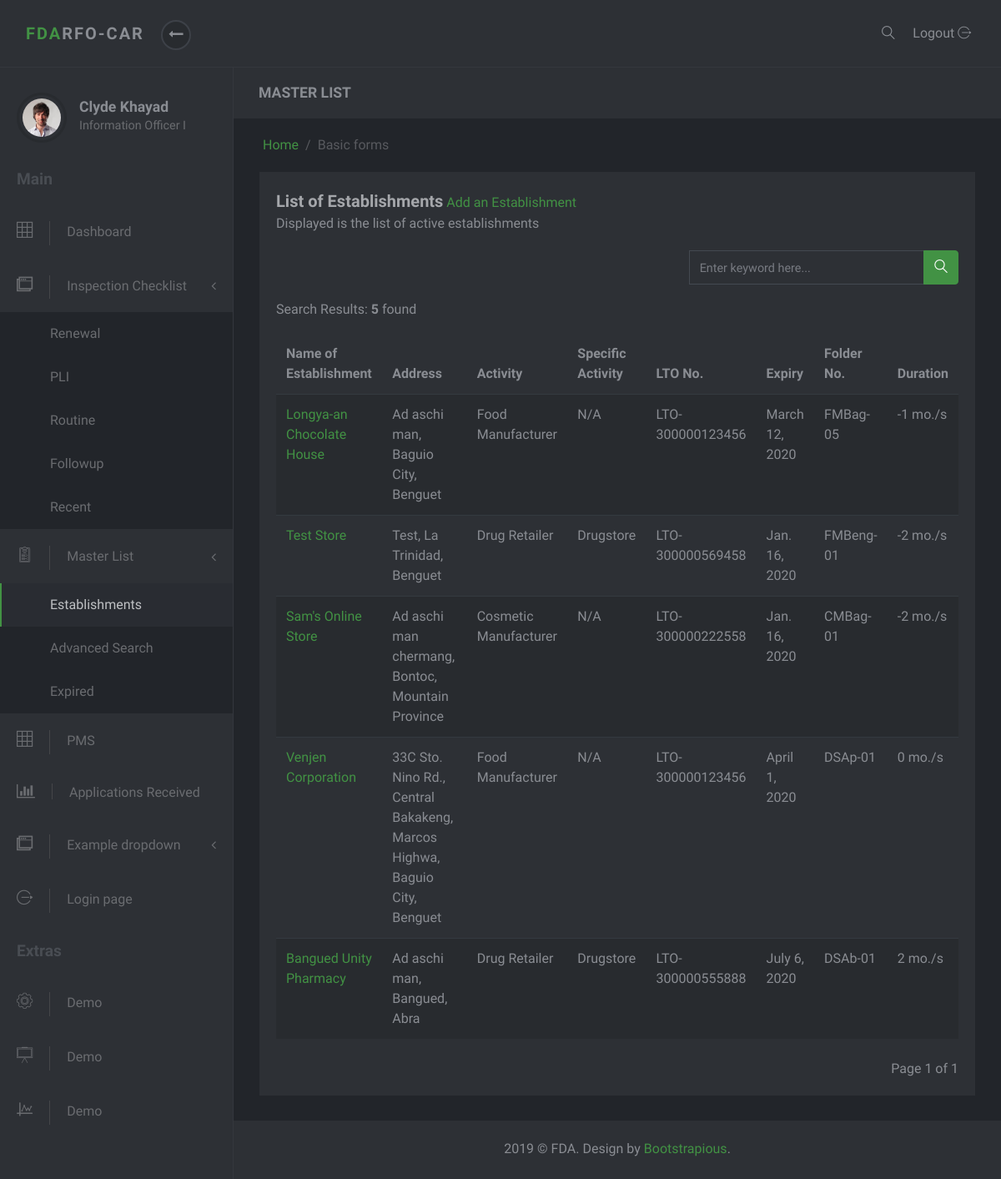
The app's page /masterlist/, older data.
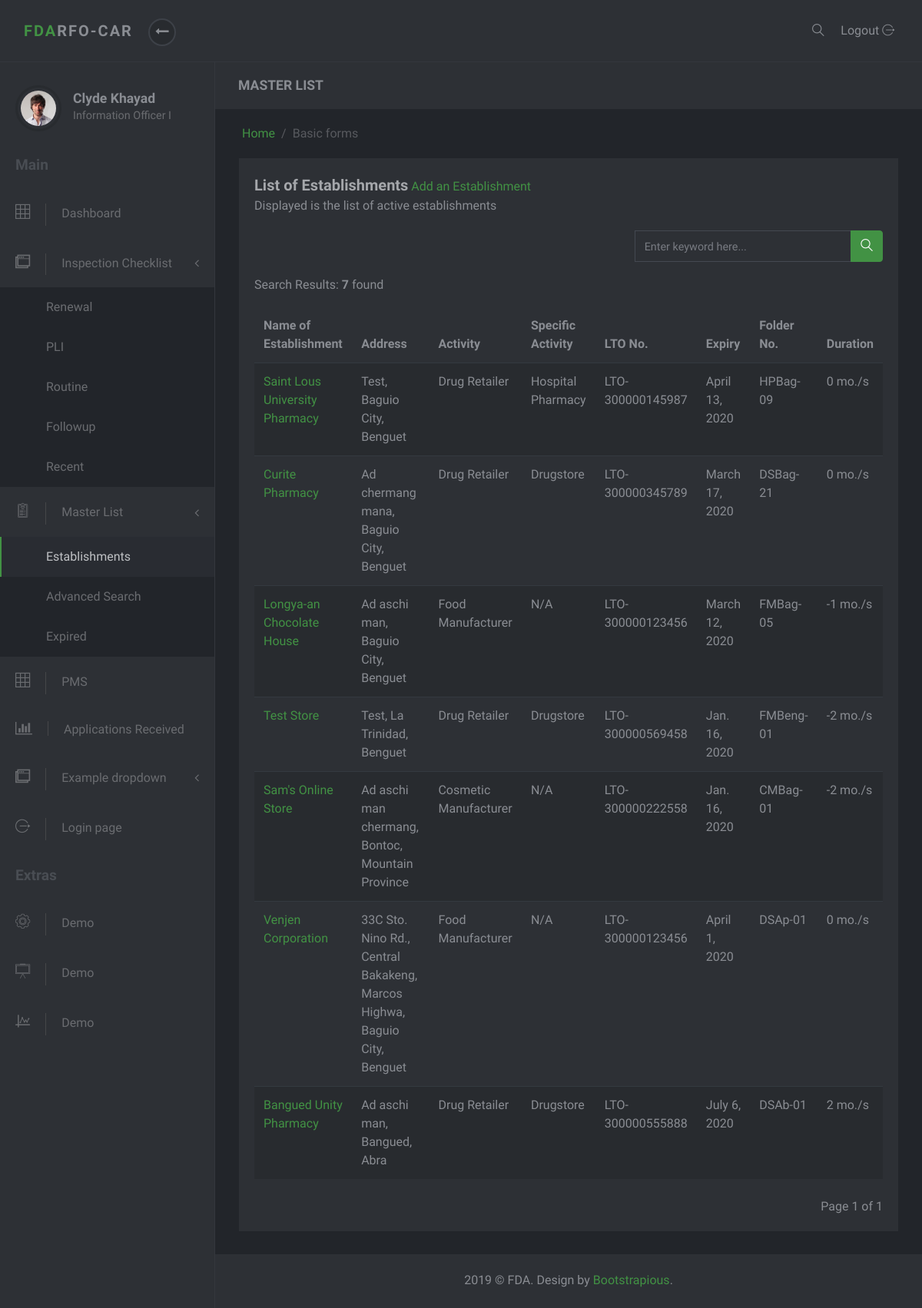
The same page, newer data.
### masterlist/models.py (models this page shows, shortened)
class Establishment(models.Model):
    date_modified = models.DateTimeField('date modified', default=timezone.now)
    application = models.CharField(max_length=1, choices=constants.APPLICATIONS)
    name = models.CharField(max_length=60)
    product_type = models.ForeignKey(ProductType, on_delete=models.SET_NULL, null=True)
    center = models.CharField(max_length=6, choices=constants.CENTERS)
    primary_activity = models.ForeignKey(PrimaryActivity, on_delete=models.CASCADE, null=True)
    specific_activity = models.ManyToManyField(SpecificActivity)
    additional_activity = models.ForeignKey(AdditionalActivity, on_delete=models.SET_NULL, null=True)
    product_line = models.ForeignKey(ProductLine, on_delete=models.SET_NULL, null=True, blank=True)
    plant_address = models.OneToOneField(PlantAddress, on_delete=models.SET_NULL, null=True)
    office_address = models.OneToOneField(OfficeAddress, on_delete=models.SET_NULL, null=True)
    authorized_officer = models.OneToOneField(AuthorizedOfficer, on_delete=models.SET_NULL, null=True)
    remarks = models.CharField(max_length=100, null=True, blank=True, verbose_name='Product Remarks')
    status = models.CharField(max_length=8, choices=constants.EST_STATUS, null=True, default="Active")
    folder_id = models.CharField(max_length=10, null=True, verbose_name="Folder Number")
    expiredlist = mymanagers.ExpiredListManager()
    objects = models.Manager()
    def specific_activities(self):
        return ",\n".join(s.name for s in self.specific_activity.all())
    class Meta:
        ordering = ['-date_modified']

class Address(models.Model):
    address = models.CharField(max_length=250)
    region = models.ForeignKey(Region, on_delete=models.SET_NULL, null=True)
    province = models.ForeignKey(Province, on_delete=models.SET_NULL, null=True)
    municipality_or_city = models.ForeignKey(CityOrMunicipality, on_delete=models.SET_NULL, null=True)
    def full_address(self):
        return self.address + ', ' + self.municipality_or_city.name + ', ' + self.province.name

class CityOrMunicipality(models.Model):
    name = models.CharField(max_length=30)
    description = models.CharField(max_length=50, null=True, blank=True)
    province = models.ForeignKey(Province, on_delete=models.CASCADE)

class Province(models.Model):
    name = models.CharField(max_length=30)
    region = models.ForeignKey(Region, on_delete=models.SET_NULL, null=True)

class ProductType(models.Model):
    name = models.CharField(max_length=50)
    def __str__(self):
        return self.name

class PrimaryActivity(models.Model):
    name = models.CharField(max_length=150)
    def __str__(self):
        return self.name

class SpecificActivity(models.Model):
    name = models.CharField(max_length=150)

class Lto(models.Model):
    establishment = models.ForeignKey(Establishment, on_delete=models.CASCADE, null=True, related_name='ltos')
    issuance = models.DateTimeField(null=True, blank=True, verbose_name='Date Issued')
    lto_number = models.CharField(max_length=20)
    expiry = models.DateTimeField('expiry date')
    def get_duration(self):
        start_date = datetime.now().date()
        end_date = self.expiry.date()
        difference = relativedelta.relativedelta(end_date, start_date)
        month = difference.years * 12 + difference.months
        return month
    class Meta:
        ordering = ['-expiry']
        get_latest_by = 'expiry'

### masterlist/views.py (the view, shortened to what this page needs)
# urls.py: path('', EstablishmentListView.as_view(), name='index'),
class EstablishmentListView(ListView):
    model = Establishment
    items_per_page = 10
    template_name = 'masterlist/index.html'
    context_object_name = 'test'
    def get_context_data(self, **kwargs):
        context = super().get_context_data(**kwargs)
        context['masterlist_active'] = "active"
        page = self.request.GET.get('page')
        paginator = mypaginator.MyPaginator(self.get_establishments(), self.items_per_page, page)
        establishments = paginator.get_paginated_result()
        context['paginated_result'] = establishments
        context['result_count'] = paginator.get_result_count()
        return context
    def get_establishments(self):
        establishments = Establishment.objects.all()
        query = self.request.GET.get('q', None)
        return establishments

### masterlist/mypaginator.py (called while the page is built)
    def get_paginated_result(self):
        paginated_result = ''
        paginator = Paginator(self.query_set, self.items_per_page)
        page = self.page
        try:
            paginated_result = paginator.page(page)
        except PageNotAnInteger:
            paginated_result = paginator.page(1)
        except EmptyPage:
            paginated_result = paginator.page(paginator.num_pages)
        self.count = paginator.count
        return paginated_result

    def get_result_count(self):
        return self.count

### masterlist/templates/masterlist/index.html (shortened to what this page needs)
{% extends 'masterlist/partial/base.html' %}
{% block subtitle %} MASTER LIST {% endblock %}
{% block content %}
<div class="row">
    <div class="col-lg-12">
        <div class="block">
            <div class="title">
                <strong>List of Establishments</strong>  <a href="{% url 'admin:masterlist_establishment_add' %}" target="_blank">Add an Establishment</a>
                <span class="d-block">Displayed is the list of active establishments</span>
            </div>
            <div class="row">
                <div class="col-md-7">
                </div>
                <div class="col-md-5">
                  <form action="" method='get'>
                    {% include 'masterlist/partial/search_input.html' %}
                  </form>
                </div>
            </div>
            <div class="block-body">
                {% include 'checklist/partial/search_result_count.html' %}
                <div class="table-responsive">
                    <table class="table table-striped table-hover">
                        <thead>
                        <tr>
                            <th>Name of Establishment</th>
                            <th>Address</th>
                            <th>Activity</th>
                            <th>Specific Activity</th>
                            <th>LTO No.</th>
                            <th>Expiry</th>
                            <th>Folder No.</th>
                            <th>Duration</th>
                        </tr>
                        </thead>
                        <tbody>
                        {% for est in paginated_result %}
                        <tr>
                            <td><a href="{% url 'masterlist:est-detail' est.id %}">{{est.name}}</a></td>
                            <td>{{est.plant_address.full_address}}</td>
                            <td>{{est.product_type}} {{est.primary_activity}}</td>
                            <td>{{est.specific_activities}}</td>
                            <td>{{est.ltos.latest.lto_number}}</td>
                            <td>{{est.ltos.latest.expiry.date}}</td>
                            <td>{{est.folder_id}}</td>
                            <td>{{est.ltos.first.get_duration}} mo./s</td>
                        </tr>
                        {% endfor %}
                        </tbody>
                    </table>
                </div>
                <br>
                {% include 'masterlist/partial/pagination.html' %}
            </div>
        </div>
    </div>
</div>
{% endblock %}

### masterlist/templates/masterlist/partial/base.html (shortened to what this page needs)
<!DOCTYPE html>
<html>
<head>
    {% load static %}
    <link rel="stylesheet" href="{% static 'darkadmin/vendor/bootstrap/css/bootstrap.min.css' %}">
    <link rel="stylesheet" href="{% static 'darkadmin/vendor/font-awesome/css/font-awesome.min.css' %}">
    <link rel="stylesheet" href="{% static 'darkadmin/css/font.css' %}">
    <link rel="stylesheet" href="{% static 'darkadmin/css/style.green.css' %}" id="theme-stylesheet">
    <link rel="stylesheet" href="{% static 'darkadmin/css/custom.css' %}">
    <link rel="stylesheet" href="{% static 'masterlist/mystyle.css' %}">
</head>
<body>
<header class="header">
    <nav class="navbar navbar-expand-lg">
        <div class="container-fluid d-flex align-items-center justify-content-between">
            <div class="navbar-header">
                <a href="index.html" class="navbar-brand">
                <div class="brand-text brand-big visible text-uppercase"><strong class="text-primary">FDA</strong><strong>RFO-CAR</strong></div>
                <div class="brand-text brand-sm"><strong class="text-primary">D</strong><strong>A</strong></div></a>
                <button class="sidebar-toggle"><i class="fa fa-long-arrow-left"></i></button>
            </div>
            <div class="right-menu list-inline no-margin-bottom">
                <div class="list-inline-item"><a href="#" class="search-open nav-link"><i class="icon-magnifying-glass-browser"></i></a></div>
                <div class="list-inline-item logout">
                    <a id="logout" href="login.html" class="nav-link"> <span class="d-none d-sm-inline">Logout </span><i class="icon-logout"></i></a>
                </div>
            </div>
        </div>
    </nav>
</header>
<div class="d-flex align-items-stretch">
    {% include 'masterlist/partial/sidebar.html' %}
    <div class="page-content">
        <div class="page-header no-margin-bottom">
            <div class="container-fluid">
                <h2 class="h5 no-margin-bottom">{% block subtitle %} {% endblock %}</h2>
            </div>
        </div>
        <div class="container-fluid">
            <ul class="breadcrumb">
                <li class="breadcrumb-item"><a href="index.html">Home</a></li>
                <li class="breadcrumb-item active">Basic forms        </li>
            </ul>
        </div>
        <section class="no-padding-top">
            <div class="container-fluid">
                {% block content %}
                {% endblock %}
            </div>
        </section>
        <footer class="footer">
            <div class="footer__block block no-margin-bottom">
                <div class="container-fluid text-center">
                    <p class="no-margin-bottom">2019 &copy; FDA. Design by <a href="https://bootstrapious.com/p/bootstrap-4-dark-admin">Bootstrapious</a>.</p>
                </div>
            </div>
        </footer>
    </div>
</div>
</body>
</html>

### masterlist/templates/masterlist/partial/sidebar.html (shortened to what this page needs)
{% block sidebar %}
<nav id="sidebar">
    <div class="sidebar-header d-flex align-items-center">
        <div class="avatar">
            <img src="/static/darkadmin/img/avatar-6.jpg" alt="..." class="img-fluid rounded-circle">
        </div>
        <div class="title">
            <h1 class="h5">Clyde Khayad</h1>
            <p>Information Officer I</p>
        </div>
    </div>
    <span class="heading">Main</span>
    <ul class="list-unstyled">
        <li  class="{{masterlist_dashboard_active}}"><a href="{% url 'dashboard:index' %}"> <i class="icon-grid"></i>Dashboard </a></li>
        <li><a href="#" aria-expanded="false" data-toggle="collapse"> <i class="icon-windows"></i>Inspection Checklist </a>
            <ul class="list-unstyled ">
                <li class="{{ ren_checklist_active }}"><a href="{% url 'checklist:index' %}">Renewal</a></li>
                <li class="{{ pli_checklist_active }}"><a href="{% url 'checklist:pli' %}">PLI</a></li>
                <li class="{{ routine_checklist_active }}"><a href="{% url 'checklist:routine' %}">Routine</a></li>
                <li class=""><a href="#">Followup</a></li>
                <li><a href="#">Recent</a></li>
            </ul>
        </li>
        <li><a href="#" aria-expanded="false" data-toggle="collapse"> <i class="icon-padnote"></i>Master List </a>
          <ul class="list-unstyled ">
              <li class="{{masterlist_active}}"><a href="{% url 'masterlist:index' %}">Establishments</a></li>
              <li class=""><a href="{% url 'admin:masterlist_establishment_changelist' %}" target="_blank">Advanced Search</a></li>
              <li class="{{expiredlist_active}}"><a href="{% url 'masterlist:est-expired' %}">Expired</a></li>
          </ul>
        </li>
        <li><a href="tables.html"> <i class="icon-grid"></i>PMS </a></li>
        <li><a href="charts.html"> <i class="fa fa-bar-chart"></i>Applications Received </a></li>
        <li><a href="#exampledropdownDropdown" aria-expanded="false" data-toggle="collapse"> <i class="icon-windows"></i>Example dropdown </a>
        </li>
        <li><a href="login.html"> <i class="icon-logout"></i>Login page </a></li>
    </ul><span class="heading">Extras</span>
    <ul class="list-unstyled">
        <li> <a href="#"> <i class="icon-settings"></i>Demo </a></li>
        <li> <a href="#"> <i class="icon-writing-whiteboard"></i>Demo </a></li>
        <li> <a href="#"> <i class="icon-chart"></i>Demo </a></li>
    </ul>
</nav>
{% endblock %}

### masterlist/templates/masterlist/partial/search_input.html
{% block searchinput %}
<div class="form-group">
    <div class="input-group">
        <input name="q" value="{{ request.GET.q }}" type="text" class="form-control" placeholder="Enter keyword here...">
        <div class="input-group-append">
            <button class="btn btn-primary" type="submit" ><i class="icon-magnifying-glass-browser"></i></button>
        </div>
    </div>
</div>
{% endblock %}

### checklist/templates/checklist/partial/search_result_count.html
{% block searchresultcount %}
{% if paginated_result %}
<p>Search Results: <strong>{{result_count}}</strong> found</p>
{% else %}
<p>No results found</p>
{% endif %}
{% endblock %}

### masterlist/templates/masterlist/partial/pagination.html (shortened to what this page needs)
{% block pagination %}
<div class="row">
  <div class="col-lg-6">
  </div>
  <div class="col-lg-6 text-right">
    <span class="current">
      Page {{ paginated_result.number }} of {{ paginated_result.paginator.num_pages }}
    </span>
  </div>
</div>
{% endblock %}

### masterlist/static/masterlist/mystyle.css (style rules this page uses)
ul { list-style-type: none; }

Row changes from the older to the newer data that the page shows:
added Establishment: name "Saint Lous University Pharmacy", plant_address.full_address "Test, Baguio City, Benguet", product_type "Drug", primary_activity "Retailer", specific_activities "Hospital Pharmacy", ltos.latest.lto_number "LTO-300000145987", ltos.latest.expiry "April 13, 2020", folder_id "HPBag-09", ltos.first.get_duration "0"
added Establishment: name "Curite Pharmacy", plant_address.full_address "Ad chermang mana, Baguio City, Benguet", product_type "Drug", primary_activity "Retailer", specific_activities "Drugstore", ltos.latest.lto_number "LTO-300000345789", ltos.latest.expiry "March 17, 2020", folder_id "DSBag-21", ltos.first.get_duration "0"
Text that changed along with them:
{{ result_count }}: "5" → "7"
